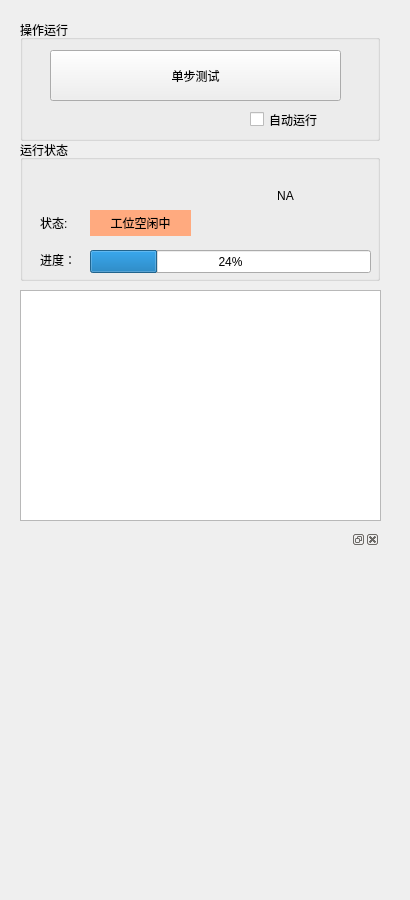
<?xml version="1.0" encoding="UTF-8"?>
<ui version="4.0">
 <class>QStatisticsWidget</class>
 <widget class="QWidget" name="QStatisticsWidget">
  <property name="geometry">
   <rect>
    <x>0</x>
    <y>0</y>
    <width>410</width>
    <height>900</height>
   </rect>
  </property>
  <property name="windowTitle">
   <string>QStatisticsWidget</string>
  </property>
  <widget class="QDockWidget" name="dockWidget_3">
   <property name="geometry">
    <rect>
     <x>20</x>
     <y>530</y>
     <width>360</width>
     <height>260</height>
    </rect>
   </property>
   <widget class="QWidget" name="dockWidgetContents_3"/>
  </widget>
  <widget class="QGroupBox" name="groupBox">
   <property name="geometry">
    <rect>
     <x>20</x>
     <y>20</y>
     <width>360</width>
     <height>121</height>
    </rect>
   </property>
   <property name="title">
    <string>操作运行</string>
   </property>
   <widget class="QPushButton" name="pushButton_runOnce">
    <property name="geometry">
     <rect>
      <x>30</x>
      <y>30</y>
      <width>291</width>
      <height>51</height>
     </rect>
    </property>
    <property name="text">
     <string>单步测试</string>
    </property>
   </widget>
   <widget class="QCheckBox" name="checkBox_AutoRun">
    <property name="geometry">
     <rect>
      <x>230</x>
      <y>90</y>
      <width>91</width>
      <height>19</height>
     </rect>
    </property>
    <property name="text">
     <string>自动运行</string>
    </property>
   </widget>
  </widget>
  <widget class="QGroupBox" name="groupBox_2">
   <property name="geometry">
    <rect>
     <x>20</x>
     <y>140</y>
     <width>360</width>
     <height>141</height>
    </rect>
   </property>
   <property name="title">
    <string>运行状态</string>
   </property>
   <widget class="QLabel" name="label_3">
    <property name="geometry">
     <rect>
      <x>20</x>
      <y>112</y>
      <width>51</width>
      <height>16</height>
     </rect>
    </property>
    <property name="text">
     <string>进度：</string>
    </property>
   </widget>
   <widget class="QProgressBar" name="progressBar_resultPrg">
    <property name="geometry">
     <rect>
      <x>70</x>
      <y>110</y>
      <width>281</width>
      <height>23</height>
     </rect>
    </property>
    <property name="value">
     <number>24</number>
    </property>
   </widget>
   <widget class="QLabel" name="label_2">
    <property name="geometry">
     <rect>
      <x>20</x>
      <y>75</y>
      <width>41</width>
      <height>16</height>
     </rect>
    </property>
    <property name="text">
     <string>状态:</string>
    </property>
   </widget>
   <widget class="QLabel" name="label_resultOutput">
    <property name="geometry">
     <rect>
      <x>180</x>
      <y>20</y>
      <width>171</width>
      <height>71</height>
     </rect>
    </property>
    <property name="styleSheet">
     <string notr="true">font: 75 48pt &quot;宋体&quot;;</string>
    </property>
    <property name="text">
     <string>NA</string>
    </property>
    <property name="alignment">
     <set>Qt::AlignCenter</set>
    </property>
   </widget>
   <widget class="QLabel" name="label_resultStatus">
    <property name="geometry">
     <rect>
      <x>70</x>
      <y>70</y>
      <width>101</width>
      <height>26</height>
     </rect>
    </property>
    <property name="styleSheet">
     <string notr="true">background-color: rgb(255, 170, 127);</string>
    </property>
    <property name="text">
     <string>工位空闲中</string>
    </property>
    <property name="alignment">
     <set>Qt::AlignCenter</set>
    </property>
   </widget>
  </widget>
  <widget class="QTableView" name="tableView_resultList">
   <property name="geometry">
    <rect>
     <x>20</x>
     <y>290</y>
     <width>361</width>
     <height>231</height>
    </rect>
   </property>
  </widget>
 </widget>
 <layoutdefault spacing="6" margin="11"/>
 <resources/>
 <connections/>
</ui>
